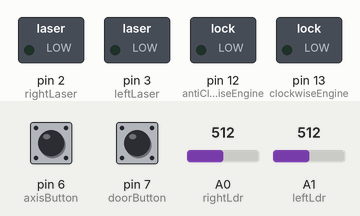
Recording of a sketch running on a simulated Arduino Uno, built with avr-gcc and run on an emulated ATmega328P. Parts: switched loads named in the sketch (green lamp = pin HIGH). Inputs (shaded band) come from the test bench; at power-on: pin 7 (doorButton) LOW, pin 6 (axisButton) LOW, A0 (rightLdr) = 512, A1 (leftLdr) = 512.

Above: at 1.2 s.
1.3 s: pin 7 (doorButton) pulled HIGH for 0.15 s
At 1.37 s:
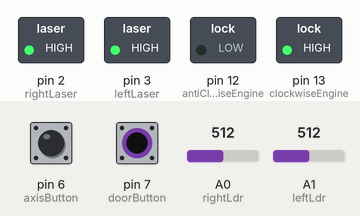
2.9 s: pin 7 (doorButton) pulled HIGH for 3.2 s
At 6.8 s:
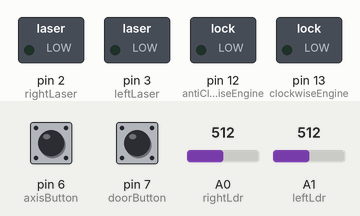
Timing chart, 0 to 8.3 s (numbered marks = the images above; inputs shaded):
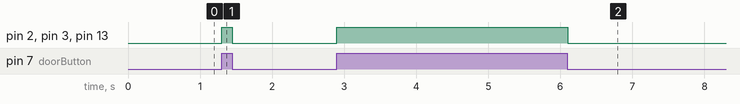

Measured:
- after the input at 1.3 s, pin 2 (rightLaser), pin 3 (leftLaser), pin 13 (clockwiseEngine): LOW → HIGH at once, → LOW 0.15 s later
- after the input at 2.9 s, pin 2 (rightLaser), pin 3 (leftLaser), pin 13 (clockwiseEngine): LOW → HIGH at once, → LOW 3.2 s later

The sketch:

code.ino
```cpp
//LDRs
const int rightLdr = A0;
const int leftLdr = A1;
//LASERS
const int rightLaser = 2;
const int leftLaser = 3;
//BOTOES
const int doorButton = 7;
const int axisButton = 6;
//RELAYS
const int clockwiseEngine = 13;
const int antiClockwiseEngine = 12;

int rightLdrValue = 0;
int leftLdrValue = 0;
int doorState = 0;
int axisState = 0;
int lastAxisState = 0;

void setup() {
  pinMode(clockwiseEngine, OUTPUT);
  pinMode(antiClockwiseEngine, OUTPUT);
  pinMode(rightLaser, OUTPUT);
  pinMode(leftLaser, OUTPUT);
  pinMode(doorButton, INPUT);
  pinMode(axisButton, INPUT);
  Serial.begin(9600);
}

void loop() {
  doorState = digitalRead(doorButton);
  axisState = digitalRead(axisButton);
  if(doorState == HIGH){
    turnLasersOn();
    rightLdrValue = analogRead(rightLdr);
    leftLdrValue = analogRead(leftLdr);
  //  Serial.println(rightLdrValue);
  //  Serial.println(leftLdrValue);
  //  delay(300);
    if(hasObject(rightLdrValue, leftLdrValue)){
      startMotor();
      // TODO terminar aqui.. https://www.arduino.cc/en/Tutorial/StateChangeDetection
    }else{
      stopMotor();
    }
  }else{
    turnLasersOff();
    stopMotor();
  }
}

boolean hasObject(int right, int left){
  return (right > 500 ||  left >500);
}

void turnLasersOn(){
  digitalWrite(rightLaser, HIGH);
  digitalWrite(leftLaser, HIGH);
}
void turnLasersOff(){
  digitalWrite(rightLaser, LOW);
  digitalWrite(leftLaser, LOW);
}
void startMotor(){
  digitalWrite(clockwiseEngine, HIGH);
}
void stopMotor(){
  digitalWrite(clockwiseEngine, LOW);
}
void revertMotor(){
  digitalWrite(clockwiseEngine, LOW);
  delay(500);
  digitalWrite(antiClockwiseEngine, HIGH);
  delay(5000);
  digitalWrite(antiClockwiseEngine, LOW);
  delay(500);
  digitalWrite(clockwiseEngine, HIGH);
}
```
